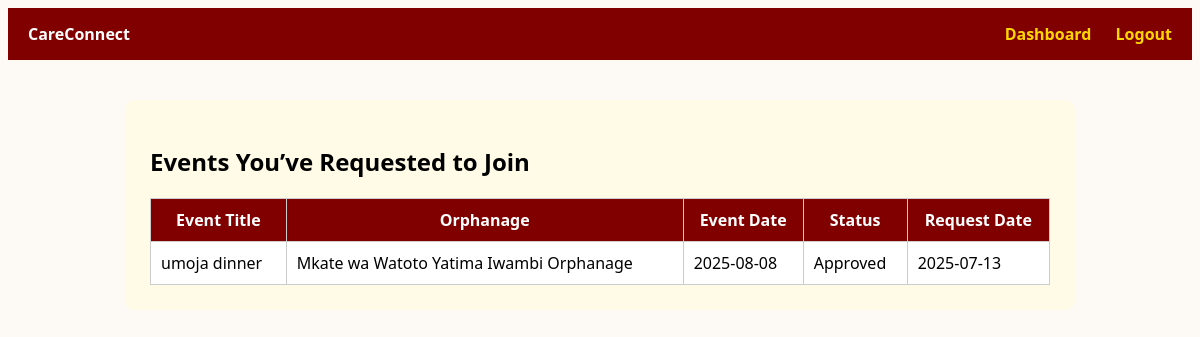
The app's page /my_events.php (signed in) with its own data.
### tables this page shows
CREATE TABLE `eventjoin` (
  `id` int(11) NOT NULL,
  `user_id` int(10) UNSIGNED NOT NULL,
  `post_id` int(10) UNSIGNED NOT NULL,
  `request_date` date DEFAULT NULL,
  `status` enum('pending','approved','declined') DEFAULT 'pending'
);

CREATE TABLE `post` (
  `post_id` int(10) UNSIGNED NOT NULL,
  `orphanage_id` int(10) UNSIGNED NOT NULL,
  `title` varchar(100) DEFAULT NULL,
  `content` text DEFAULT NULL,
  `date_posted` date DEFAULT NULL,
  `post_image` varchar(255) DEFAULT NULL,
  `event_date` date DEFAULT NULL
);

CREATE TABLE `orphanage` (
  `orphanage_id` int(10) UNSIGNED NOT NULL,
  `name` varchar(100) NOT NULL,
  `location` text DEFAULT NULL,
  `contact` varchar(100) DEFAULT NULL,
  `status` enum('pending','verified') DEFAULT 'pending',
  `profile_pic` varchar(255) DEFAULT NULL,
  `user_id` int(10) UNSIGNED NOT NULL,
  `latitude` double DEFAULT NULL,
  `longitude` double DEFAULT NULL
);

### my_events.php (the view, shortened to what this page needs)
<?php
include("includes/db.php");
$user_id = $_SESSION['user_id'];
$query = "
    SELECT Post.title, Post.event_date, Post.date_posted,
           Orphanage.name AS orphanage_name,
           EventJoin.status, EventJoin.request_date
    FROM EventJoin
    JOIN Post ON EventJoin.post_id = Post.post_id
    JOIN Orphanage ON Post.orphanage_id = Orphanage.orphanage_id
    WHERE EventJoin.user_id = $user_id
    ORDER BY EventJoin.request_date DESC
";
$result = $conn->query($query);
?>
<!DOCTYPE html>
<html>
<head>
</head>
<body>
<div class="navbar">
    <div><strong>CareConnect</strong></div>
    <div>
        <a href="dashboard.php">Dashboard</a>
        <a href="logout.php">Logout</a>
    </div>
</div>
<div class="container">
    <h2>Events You’ve Requested to Join</h2>
    <table>
        <tr>
            <th>Event Title</th>
            <th>Orphanage</th>
            <th>Event Date</th>
            <th>Status</th>
            <th>Request Date</th>
        </tr>
        <?php while ($row = $result->fetch_assoc()): ?>
            <tr>
                <td><?= htmlspecialchars($row['title']) ?></td>
                <td><?= htmlspecialchars($row['orphanage_name']) ?></td>
                <td><?= $row['event_date'] ?? 'Not set' ?></td>
                <td><?= ucfirst($row['status']) ?></td>
                <td><?= $row['request_date'] ?></td>
            </tr>
        <?php endwhile; ?>
    </table>
</div>
</body>
</html>

### my_events.php (style rules this page uses)
body { font-family: 'Segoe UI', sans-serif; background-color: #fdfaf5; }
.navbar { background-color: #800000; color: white; padding: 15px 20px; display: flex; justify-content: space-between; }
.navbar a { color: #FFD700; margin-left: 20px; text-decoration: none; font-weight: bold; }
.container { max-width: 900px; margin: 40px auto; background: #fffbe6; padding: 25px; border-radius: 10px; }
table { width: 100%; border-collapse: collapse; background: white; }
th, td { padding: 10px; border: 1px solid #ccc; }
th { background: #800000; color: white; }

### records on screen
eventjoin: post.title "umoja dinner", orphanage.name "Mkate wa Watoto Yatima Iwambi Orphanage", post.event_date "2025-08-08", status "Approved", request_date "2025-07-13"
